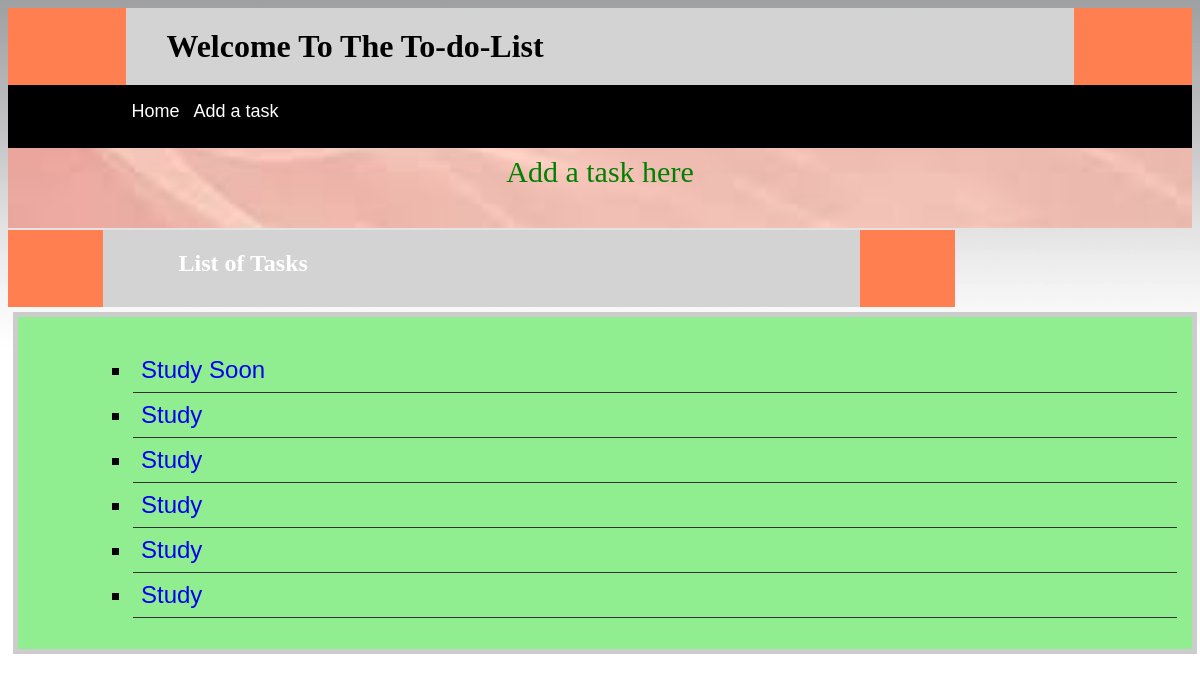
The app's page /, older data.
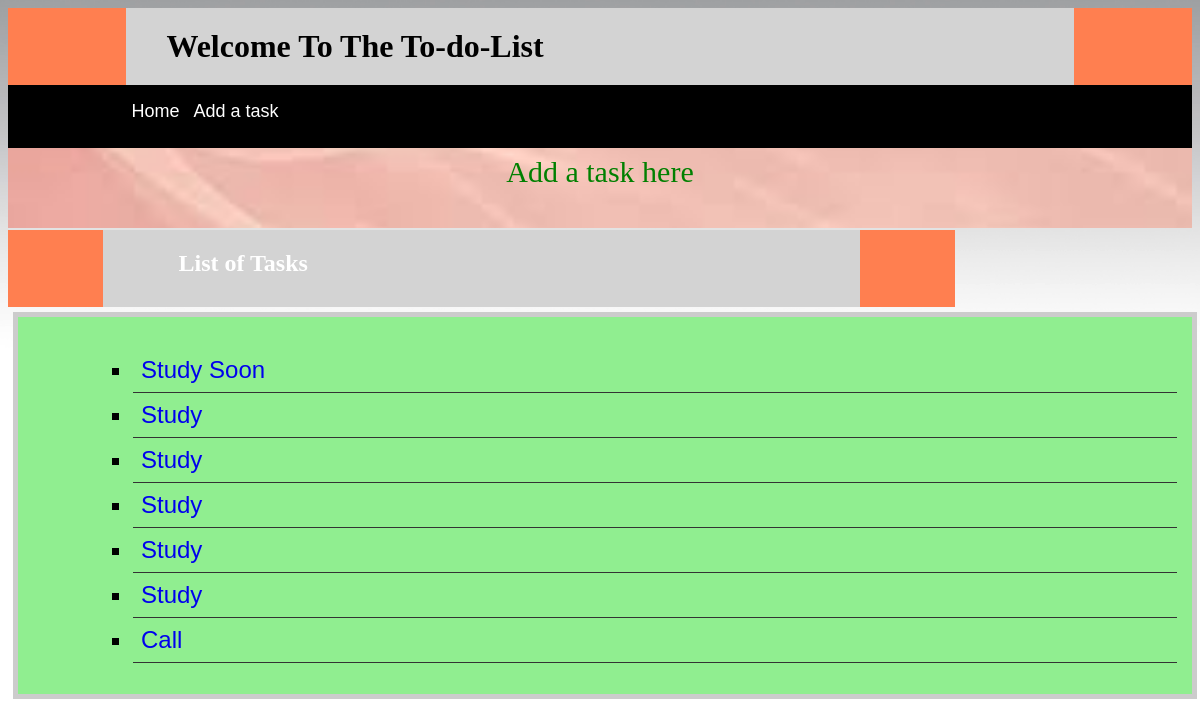
The same page, newer data.
### tasks/models.py (models this page shows, shortened)
class Tasks(models.Model):
    TaskName = models.CharField(max_length = 100)
    Description = models.CharField(max_length = 400)
    DueDate = models.DateField()
    priority = models.IntegerField()
    def __str__(self):
        return self.TaskName

### tasks/views.py (the view)
# urls.py: path('',views.IndexView.as_view(),name='homepage'),
class IndexView(generic.ListView):
    template_name = 'tasks/home.html'
    context_object_name = 'all_tasks'
    def get_queryset(self):
        return Tasks.objects.all()

### tasks/templates/tasks/home.html (shortened to what this page needs)
<html>
{% include 'tasks/head_navbar.html' %}
<section id = "showcase">
	<div class="container">
<a href = "{% url 'tasks:add_task' %}">Add a task here</a>
</div>
</section>
<div class="sub-header">
<div class="header">
	<div class="container">
<h2>List of Tasks</h2>
</div>
</div>
</div>
<div class="categories">
<ul >
{% for task in all_tasks %}
<li class="list-item"><a href = " {% url 'tasks:detail' task.id %}">{{task}}</a></li>
{% endfor %}
</ul>
</div>
</html>

### tasks/templates/tasks/head_navbar.html (shortened to what this page needs)
{% load staticfiles %}
<link rel="stylesheet" type="text/css" href="{% static 'tasks/base.css' %}">
<html>
<head>
<div class="main-header">
<div class="header">
<h1>Welcome To The To-do-List</h1>
</div>
</div>
</head>
<nav id ="navbar">
	<div class="container">
		<ul class="list">
			<li class="list-item"><a href="#">Home</a></li>
			<li><a href="#">Add a task</a></li>
		</ul>
	</div>
</nav>
</html>

### tasks/static/tasks/base.css (style rules this page uses)
a { text-decoration: none; }
h1 { font-family: Impact; margin: auto; padding-top: 20px; padding-left: 40px; padding-bottom: 20px; color: black; }
.header { width: 80%; background:lightgrey; margin:auto; margin-bottom: 0px; margin-top: 0px; }
.main-header { background-color: coral; color: #fff; }
.container { width: 80%; margin:auto; overflow: hidden; padding-bottom: 10px; margin-bottom: 0px; }
#navbar { background-color: black; color:blue; }
#navbar ul { padding: 0px; list-style: none; }
#navbar li { display: inline; padding: 5px; }
#navbar a { color: white; text-decoration: none; font-size: 18px; font-family:Arial; }
#showcase { background-image: url('../tasks/images/showcase.jpg');); background-position: center right; min-height: 80px; margin-bottom: 2px; text-align:center; background-repeat: no-repeat; background-size: 100%; }
#showcase a { color: #fff; font-size: 30px; line-height: 1.6em; padding-top: 30px; padding-bottom: 5px; color: green; margin-top: 10px; }
.sub-header { background-color: coral; color: #fff; float: left; box-sizing: border-box; margin: auto; width: 80%; }
.categories { border: 5px #ccc solid; padding: 15px; margin: 5px; color: silver; float: left; box-sizing: border-box; width: 100%; color: black; background: lightgreen; }
.categories ul { padding: 0; padding-left: 50px; list-style: square; list-style: ; color: black; }
.categories li { padding: 8px; border-bottom: solid 1px #333; font-size: 1.5em; font-family: Arial; color: black; margin-left: 50px; }

Row changes from the older to the newer data that the page shows:
added Tasks: TaskName "Call"
